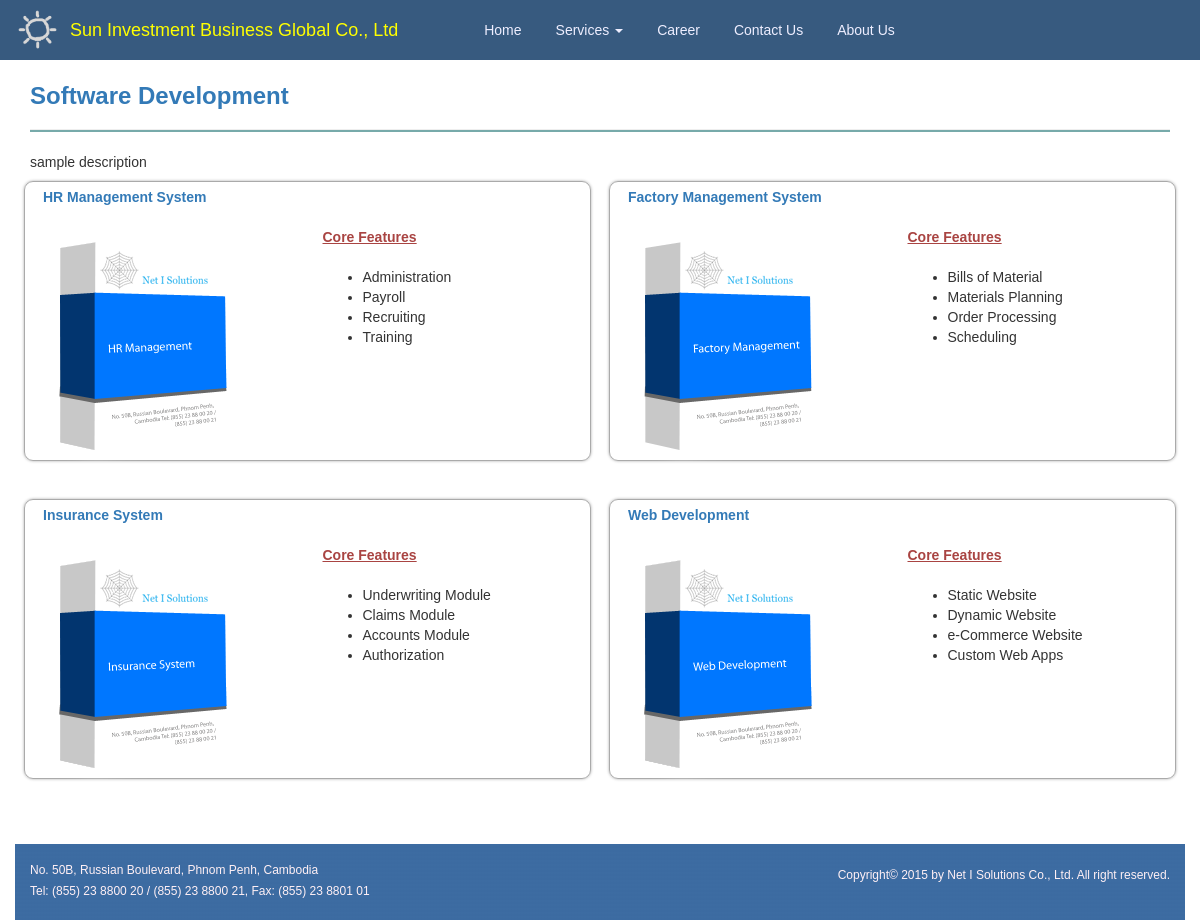
The page /software on the database its author committed.
### tables this page shows
CREATE TABLE IF NOT EXISTS `softwaredescription` (
  `id` int(11) NOT NULL AUTO_INCREMENT,
  `description` text,
  PRIMARY KEY (`id`)
);

CREATE TABLE IF NOT EXISTS `software` (
  `id` int(11) NOT NULL AUTO_INCREMENT,
  `title` varchar(255) DEFAULT NULL,
  `img` varchar(222) DEFAULT NULL,
  `description` text,
  `orderno` int(11) DEFAULT NULL,
  PRIMARY KEY (`id`)
);

CREATE TABLE IF NOT EXISTS `footer` (
  `id` int(11) NOT NULL AUTO_INCREMENT,
  `address` text,
  `copyright` text,
  PRIMARY KEY (`id`)
);

### sunweb/controllers/Software.php (called while the page is built, shortened)
<?php
class Software extends CI_Controller {
    public function __construct() {
        $this->load->model('MenuModel');
        $this->load->model('SoftwareModel');
		$this->load->model('DcModel');
    }
    public function index(){
        $data['title'] = "Software Development";
        $data['menus'] = $this->MenuModel->getMainMenu();
        $data['subs'] = $this->MenuModel->getSubMenu();
        $data['MyClass'] =  $this;
        $data['software']=  $this->SoftwareModel->getSoftware();
		$data['dc'] = $this->DcModel->getSoftwareDescription();
        $this->load->view('template/header',$data);
        $this->load->view('home/software-development');
        $this->load->view('template/footer');
    }
}

### index.php (called while the page is built, shortened)
<?php
require_once BASEPATH.'core/CI.php';

### sunsys/database/DB_driver.php (called while the page is built, shortened)
<?php
abstract class CI_DB_driver {
	public $char_set		= 'utf8';
	public $pconnect		= FALSE;
	public $db_debug		= FALSE;
	public $save_queries		= TRUE;
	protected $_trans_depth		= 0;
	public function initialize()
	{
		$this->conn_id = $this->db_connect($this->pconnect);
		return $this->db_set_charset($this->char_set);
	}
	public function db_set_charset($charset)
	{
		return TRUE;
	}
	public function query($sql, $binds = FALSE, $return_object = NULL)
	{
		if (FALSE === ($this->result_id = $this->simple_query($sql)))
		{
			if ($this->save_queries === TRUE)
			{
				$this->query_times[] = 0;
			}
			if ($this->_trans_depth !== 0)
			{
				$this->_trans_status = FALSE;
			}
			$error = $this->error();
			log_message('error', 'Query error: '.$error['message'].' - Invalid query: '.$sql);
			if ($this->db_debug)
			{
				if ($this->_trans_depth !== 0)
				{
					do
					{
						$this->trans_complete();
					}
					while ($this->_trans_depth !== 0);
				}
				return $this->display_error(array('Error Number: '.$error['code'], $error['message'], $sql));
			}
			return FALSE;
		}
		$RES		= new $driver($this);
		return $RES;
	}
	public function simple_query($sql)
	{
		return $this->_execute($sql);
	}
}

### sunsys/database/drivers/mysqli/mysqli_driver.php (called while the page is built, shortened)
<?php
class CI_DB_mysqli_driver extends CI_DB {
	public $compress = FALSE;
	public function db_connect($persistent = FALSE)
	{
		if ($this->hostname[0] === '/')
		{
			$hostname = NULL;
			$port = NULL;
			$socket = $this->hostname;
		}
		else
		{
			$hostname = ($persistent === TRUE && is_php('5.3'))
				? 'p:'.$this->hostname : $this->hostname;
			$port = empty($this->port) ? NULL : $this->port;
			$socket = NULL;
		}
		$client_flags = ($this->compress === TRUE) ? MYSQLI_CLIENT_COMPRESS : 0;
		$mysqli = mysqli_init();
		$mysqli->options(MYSQLI_OPT_CONNECT_TIMEOUT, 10);
		if ($mysqli->real_connect($hostname, $this->username, $this->password, $this->database, $port, $socket, $client_flags))
		{
			return $mysqli;
		}
		return FALSE;
	}
	protected function _execute($sql)
	{
		return $this->conn_id->query($this->_prep_query($sql));
	}
	protected function _prep_query($sql)
	{
		return $sql;
	}
}

### sunsys/database/DB_query_builder.php (called while the page is built, shortened)
<?php
abstract class CI_DB_query_builder extends CI_DB_driver {
	protected $qb_select			= array();
	protected $qb_distinct			= FALSE;
	protected $qb_from			= array();
	protected $qb_orderby			= array();
	protected $qb_caching				= FALSE;
	public function from($from)
	{
		foreach ((array) $from as $val)
		{
			if (strpos($val, ',') !== FALSE)
			{
				foreach (explode(',', $val) as $v)
				{
					$v = trim($v);
					$this->_track_aliases($v);
					$this->qb_from[] = $v = $this->protect_identifiers($v, TRUE, NULL, FALSE);
					if ($this->qb_caching === TRUE)
					{
						$this->qb_cache_from[] = $v;
						$this->qb_cache_exists[] = 'from';
					}
				}
			}
			else
			{
				$val = trim($val);
				$this->qb_from[] = $val = $this->protect_identifiers($val, TRUE, NULL, FALSE);
			}
		}
		return $this;
	}
	public function order_by($orderby, $direction = '', $escape = NULL)
	{
		$direction = strtoupper(trim($direction));
		if ($direction === 'RANDOM')
		{
			$direction = '';
			$orderby = ctype_digit((string) $orderby)
				? sprintf($this->_random_keyword[1], $orderby)
				: $this->_random_keyword[0];
		}
		elseif (empty($orderby))
		{
			return $this;
		}
		elseif ($direction !== '')
		{
			$direction = in_array($direction, array('ASC', 'DESC'), TRUE) ? ' '.$direction : '';
		}
		is_bool($escape) OR $escape = $this->_protect_identifiers;
		if ($escape === FALSE)
		{
			$qb_orderby[] = array('field' => $orderby, 'direction' => $direction, 'escape' => FALSE);
		}
		else
		{
			$qb_orderby = array();
			foreach (explode(',', $orderby) as $field)
			{
				$qb_orderby[] = ($direction === '' && preg_match('/\s+(ASC|DESC)$/i', rtrim($field), $match, PREG_OFFSET_CAPTURE))
					? array('field' => ltrim(substr($field, 0, $match[0][1])), 'direction' => ' '.$match[1][0], 'escape' => TRUE)
					: array('field' => trim($field), 'direction' => $direction, 'escape' => TRUE);
			}
		}
		$this->qb_orderby = array_merge($this->qb_orderby, $qb_orderby);
		return $this;
	}
	public function get($table = '', $limit = NULL, $offset = NULL)
	{
		$result = $this->query($this->_compile_select());
		return $result;
	}
	protected function _compile_select($select_override = FALSE)
	{
		if ($select_override !== FALSE)
		{
			$sql = $select_override;
		}
		else
		{
			$sql = ( ! $this->qb_distinct) ? 'SELECT ' : 'SELECT DISTINCT ';
			if (count($this->qb_select) === 0)
			{
				$sql .= '*';
			}
		}
		if (count($this->qb_from) > 0)
		{
			$sql .= "\nFROM ".$this->_from_tables();
		}
		$sql .= $this->_compile_wh('qb_where')
			.$this->_compile_group_by()
			.$this->_compile_wh('qb_having')
			.$this->_compile_order_by();
		return $sql;
	}
	protected function _compile_wh($qb_key)
	{
		if (count($this->$qb_key) > 0)
		{
			return ($qb_key === 'qb_having' ? "\nHAVING " : "\nWHERE ")
				.implode("\n", $this->$qb_key);
		}
		return '';
	}
	protected function _compile_group_by()
	{
		return '';
	}
	protected function _compile_order_by()
	{
		if (is_array($this->qb_orderby) && count($this->qb_orderby) > 0)
		{
			for ($i = 0, $c = count($this->qb_orderby); $i < $c; $i++)
			{
				if ($this->qb_orderby[$i]['escape'] !== FALSE && ! $this->_is_literal($this->qb_orderby[$i]['field']))
				{
					$this->qb_orderby[$i]['field'] = $this->protect_identifiers($this->qb_orderby[$i]['field']);
				}
				$this->qb_orderby[$i] = $this->qb_orderby[$i]['field'].$this->qb_orderby[$i]['direction'];
			}
			return $this->qb_orderby = "\nORDER BY ".implode(', ', $this->qb_orderby);
		}
		elseif (is_string($this->qb_orderby))
		{
			return $this->qb_orderby;
		}
		return '';
	}
	protected function _is_literal($str)
	{
		$str = trim($str);
		static $_str;
		if (empty($_str))
		{
			$_str = ($this->_escape_char !== '"')
				? array('"', "'") : array("'");
		}
		return in_array($str[0], $_str, TRUE);
	}
}

### sunweb/models/DcModel.php (called while the page is built, shortened)
<?php
class DcModel extends CI_Model{
	public function getSoftwareDescription()
	{
		$query = $this->db->get("softwaredescription");
		return $query->result();
	}
}

### sunweb/models/SoftwareModel.php (called while the page is built, shortened)
<?php
class SoftwareModel extends CI_Model {
    public function getSoftware(){
        $this->db->order_by('orderno','asc');
        return $this->db->get('software')->result();
    }
}

### sunsys/core/Controller.php (called while the page is built, shortened)
<?php
class CI_Controller {
	private static $instance;
	public function __construct()
	{
		self::$instance =& $this;
	}
	public static function &get_instance()
	{
		return self::$instance;
	}
}

### sunsys/core/Config.php (called while the page is built, shortened)
<?php
class CI_Config {
	public $config = array();
	public function __construct()
	{
		$this->config =& get_config();
	}
	public function item($item, $index = '')
	{
		if ($index == '')
		{
			return isset($this->config[$item]) ? $this->config[$item] : NULL;
		}
		return isset($this->config[$index], $this->config[$index][$item]) ? $this->config[$index][$item] : NULL;
	}
	public function slash_item($item)
	{
		return rtrim($this->config[$item], '/').'/';
	}
	public function base_url($uri = '', $protocol = NULL)
	{
		$base_url = $this->slash_item('base_url');
		return $base_url.ltrim($this->_uri_string($uri), '/');
	}
	protected function _uri_string($uri)
	{
		if ($this->item('enable_query_strings') === FALSE)
		{
			return trim($uri, '/');
		}
		elseif (is_array($uri))
		{
			return http_build_query($uri);
		}
		return $uri;
	}
}

### sunsys/helpers/url_helper.php (called while the page is built, shortened)
<?php
if ( ! function_exists('base_url'))
{
	function base_url($uri = '', $protocol = NULL)
	{
		return get_instance()->config->base_url($uri, $protocol);
	}
}

### sunweb/ui/home/software-development.php (the view, shortened to what this page needs)
<div class="row">
    <div class="col-sm-12">
        <h3 class="text-primary"><b>Software Development</b></h3><hr class="hr"/>
    </div>
</div>
<div class="row">
	<div class="col-sm-12">
		<?php echo $dc[0]->description; ?>
	</div>
</div>
<?php
$row = count($software)/2;
$counter =0;
$index=0;
for($i=0;$i<$row;$i++){
?>
<div class="row rowx">
     <?php for(;$index<count($software);){ ?>
    <div class="col-sm-6" style="padding:2px">
        <div class="row box">
            <div class="col-sm-6">
                <p><strong class="text-primary"><?php echo $software[$index]->title; ?></strong></p>
                 <img src="<?php echo base_url('assets/images/software/'.$software[$index]->img); ?>" width="200" />
            </div>
            <div class="col-sm-6">
                 <div>&nbsp;</div>
                <div>&nbsp;</div>
                <strong class="text-danger"><u>Core Features</u></strong>
                <div>&nbsp;</div>
                <?php echo $software[$index]->description; ?>
            </div>
        </div>
    </div>
    <?php
    $index++;
    $counter++;
        if($counter%2==0){
            break;
        }
    ?>
     <?php } ?>
</div>
<?php } ?>

### sunweb/ui/template/footer.php
<?php
 $con = mysqli_connect($this->db->hostname,$this->db->username,$this->db->password,$this->db->database);
 $sql ="select * from footer";
 $result = mysqli_query($con, $sql);
 $address = "";
 $copyright = "";
 while($row=  mysqli_fetch_array($result)){
     $address = $row[1];
     $copyright=$row[2];
 }
?>
</div>
<div class="container">
    <div class="row footer">
        <div class="col-sm-12 col-xs-12 col-md-6" style="padding-top: 15px">
				<?php echo $address; ?>
        </div>
        <div class="col-sm-12 col-xs-12 col-md-6">
              <?php echo $copyright; ?>
        </div>
    </div>
</div>
</body>
</html>

### rows shown on the page
softwaredescription: description "sample description"
software: title "HR Management System", img (picture), description "Administration Payroll Recruiting Training"
software: title "Factory Management System", img (picture), description "Bills of Material Materials Planning Order Processing Scheduling"
software: title "Insurance System", img (picture), description "Underwriting Module Claims Module Accounts Module Authorization"
software: title "Web Development", img (picture), description "Static Website Dynamic Website e-Commerce Website Custom Web Apps"
footer: address "No. 50B, Russian Boulevard, Phnom Penh, Cambodia Tel: (855) 23 8800 20 / (855) 23 8800 21, Fax: (855) 23 8801 01", copyright "Copyright© 2015 by Net I Solutions Co., Ltd. All right reserved."
